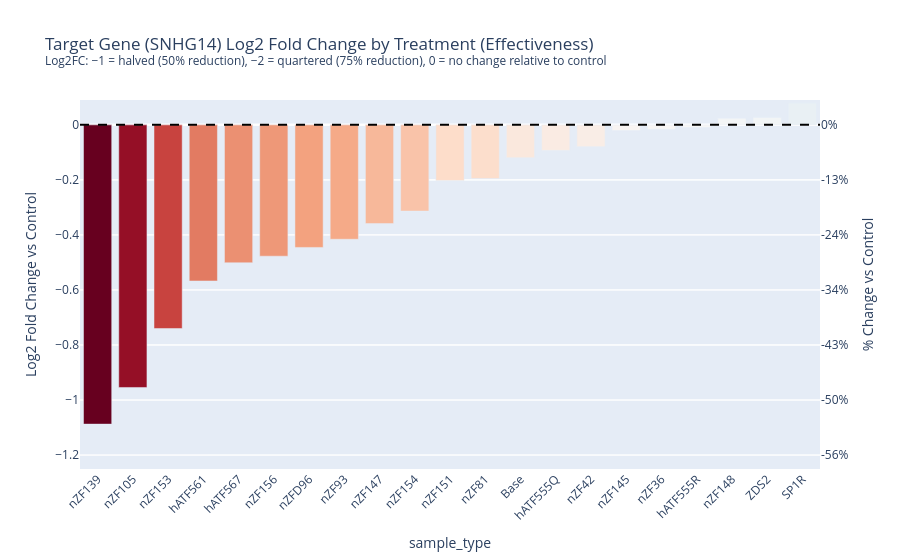

Notebook cell for this chart:
### Code cell
# Log2 fold change of Target gene per treatment
target_mean = clean_data.groupby('sample_type')['Target(SNHG14)'].mean()
control_mean = target_mean['Control']
log2fc = np.log2(target_mean / control_mean).drop('Control').sort_values()

fig2 = px.bar(
    log2fc,
    x=log2fc.index,
    y=log2fc.values,
    labels={'x': 'Treatment', 'y': 'Log2 Fold Change vs Control'},
    title='Target Gene (SNHG14) Log2 Fold Change by Treatment (Effectiveness)'
          '<br><sup>Log2FC: −1 = halved (50% reduction), −2 = quartered (75% reduction), 0 = no change relative to control</sup>',
    color=log2fc.values,
    color_continuous_scale='RdBu',
    color_continuous_midpoint=0,
)
fig2.add_hline(y=0, line_dash='dash', line_color='black')
fig2.update_layout(coloraxis_showscale=False, xaxis_tickangle=-45)

tick_log2fc = np.array([-1.2, -1.0, -0.8, -0.6, -0.4, -0.2, 0.0])
tick_pct = (2 ** tick_log2fc - 1) * 100
y_min, y_max = log2fc.min() * 1.15, log2fc.max() * 1.15

fig2.add_trace(go.Scatter(x=[None], y=[None], yaxis='y2', showlegend=False))
fig2.update_layout(
    yaxis=dict(range=[y_min, y_max]),
    yaxis2=dict(
        overlaying='y', side='right', range=[y_min, y_max],
        tickmode='array', tickvals=tick_log2fc,
        ticktext=[f'{p:.0f}%' for p in tick_pct],
        title='% Change vs Control',
    ),
)
fig2.show()

### Figure 1 — Plotly figure (JSON) as saved in the notebook; plotly's stock layout.template omitted (floating-point values rounded to 4 significant figures)
{"data": [{"hovertemplate": "sample_type=%{x}<br>Log2 Fold Change vs Control=%{y}<br>color=%{marker.color}<extra></extra>", "legendgroup": "", "marker": {"color": [-1.088, -0.9544, -0.74, -0.5673, -0.5012, -0.4773, -0.4455, -0.4157, -0.3588, -0.3135, -0.2021, -0.1952, -0.1192, -0.09284, -0.07928, -0.02072, -0.0158, -0.009222, 0.02421, 0.027, 0.07856], "coloraxis": "coloraxis", "pattern": {"shape": ""}}, "name": "", "orientation": "v", "showlegend": false, "textposition": "auto", "type": "bar", "x": ["nZF139", "nZF105", "nZF153", "hATF561", "hATF567", "nZF156", "nZFD96", "nZF93", "nZF147", "nZF154", "nZF151", "nZF81", "Base", "hATF555Q", "nZF42", "nZF145", "nZF36", "hATF555R", "nZF148", "ZDS2", "SP1R"], "xaxis": "x", "y": [-1.088, -0.9544, -0.74, -0.5673, -0.5012, -0.4773, -0.4455, -0.4157, -0.3588, -0.3135, -0.2021, -0.1952, -0.1192, -0.09284, -0.07928, -0.02072, -0.0158, -0.009222, 0.02421, 0.027, 0.07856], "yaxis": "y"}, {"showlegend": false, "type": "scatter", "x": [null], "y": [null], "yaxis": "y2"}], "layout": {"barmode": "relative", "coloraxis": {"cmid": 0, "colorbar": {"title": {"text": "color"}}, "colorscale": [[0, "rgb(103,0,31)"], [0.1, "rgb(178,24,43)"], [0.2, "rgb(214,96,77)"], [0.3, "rgb(244,165,130)"], [0.4, "rgb(253,219,199)"], [0.5, "rgb(247,247,247)"], [0.6, "rgb(209,229,240)"], [0.7, "rgb(146,197,222)"], [0.8, "rgb(67,147,195)"], [0.9, "rgb(33,102,172)"], [1, "rgb(5,48,97)"]], "showscale": false}, "legend": {"tracegroupgap": 0}, "shapes": [{"line": {"color": "black", "dash": "dash"}, "type": "line", "x0": 0, "x1": 1, "xref": "x domain", "y0": 0, "y1": 0, "yref": "y"}], "title": {"text": "Target Gene (SNHG14) Log2 Fold Change by Treatment (Effectiveness)<br><sup>Log2FC: −1 = halved (50% reduction), −2 = quartered (75% reduction), 0 = no change relative to control</sup>"}, "xaxis": {"anchor": "y", "domain": [0, 1], "tickangle": -45, "title": {"text": "sample_type"}}, "yaxis": {"anchor": "x", "domain": [0, 1], "range": [-1.251, 0.09035], "title": {"text": "Log2 Fold Change vs Control"}}, "yaxis2": {"overlaying": "y", "range": [-1.251, 0.09035], "side": "right", "tickmode": "array", "ticktext": ["-56%", "-50%", "-43%", "-34%", "-24%", "-13%", "0%"], "tickvals": [-1.2, -1.0, -0.8, -0.6, -0.4, -0.2, 0.0], "title": {"text": "% Change vs Control"}}}}
